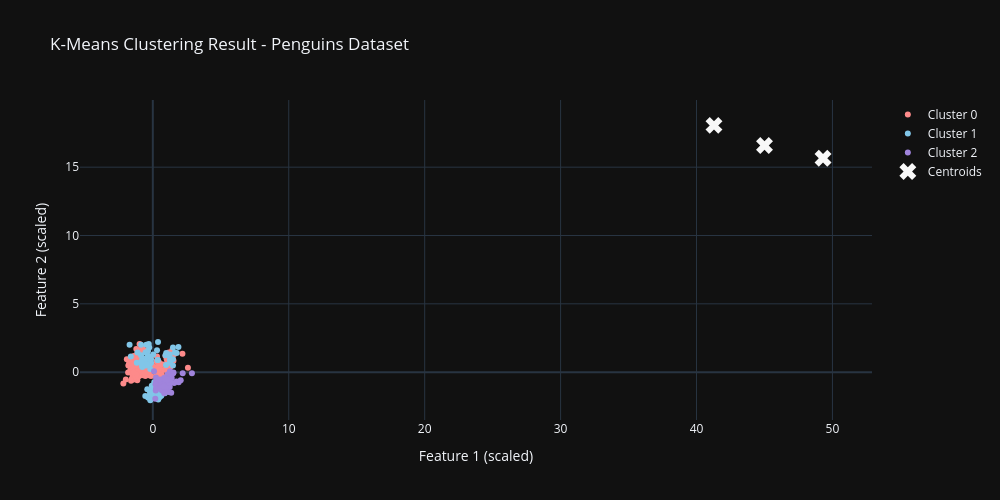

Notebook code cell kept with this figure:
### Markdown cell above
5. Trình bày kết quả trực quan các cluster

### Code cell
import plotly.graph_objects as go

fig = go.Figure()

fig.add_trace(go.Scatter(
    x=X_scaled[clusters == 0, 0],
    y=X_scaled[clusters == 0, 1],
    mode='markers',
    marker_color='#FD8A8A',
    name='Cluster 0'
))

fig.add_trace(go.Scatter(
    x=X_scaled[clusters == 1, 0],
    y=X_scaled[clusters == 1, 1],
    mode='markers',
    marker_color='#81C6E8',
    name='Cluster 1'
))

fig.add_trace(go.Scatter(
    x=X_scaled[clusters == 2, 0],
    y=X_scaled[clusters == 2, 1],
    mode='markers',
    marker_color='#A084DC',
    name='Cluster 2'
))

# Vẽ centroid
fig.add_trace(go.Scatter(
    x=kmeans.cluster_centers_[:, 0],
    y=kmeans.cluster_centers_[:, 1],
    mode='markers',
    marker_color='#F8F8F8',
    marker_symbol="x",
    marker_size=15,
    name='Centroids'
))

fig.update_layout(
    template='plotly_dark',
    width=1000,
    height=500,
    title='K-Means Clustering Result - Penguins Dataset',
    xaxis_title="Feature 1 (scaled)",
    yaxis_title="Feature 2 (scaled)"
)

fig.show()
